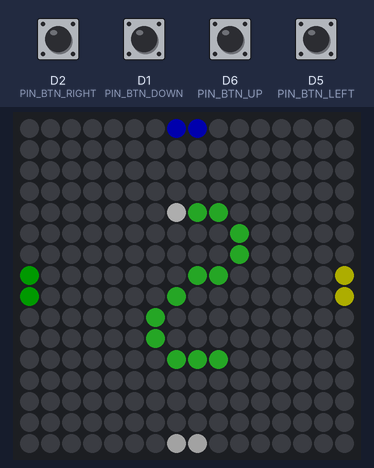
The sketch below on a simulated ESP8266 (NodeMCU). Shown: 16×16 RGB LED matrix (first LED top left, wired row by row). The test bench sets the inputs (shaded band); at power-on: D1 (PIN_BTN_DOWN), D2 (PIN_BTN_RIGHT), D5 (PIN_BTN_LEFT), D6 (PIN_BTN_UP) HIGH. Dim RGB values are drawn brighter than linear; random numbers use the default seed unless the sketch sets one; what the sketch prints to the serial monitor is not drawn.

Above: at 1.3 s.
1.4 s: D2 (PIN_BTN_RIGHT) pulled LOW for 0.15 s
At 1.79 s:
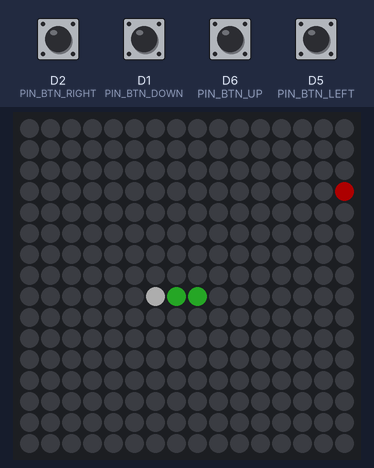
2.1 s: D1 (PIN_BTN_DOWN) pulled LOW for 0.15 s
At 2.76 s:
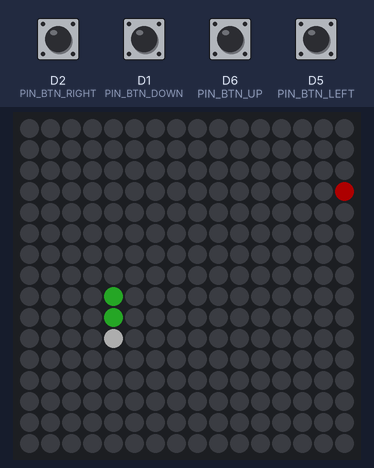
2.8 s: D5 (PIN_BTN_LEFT) pulled LOW for 0.15 s
At 3.26 s:
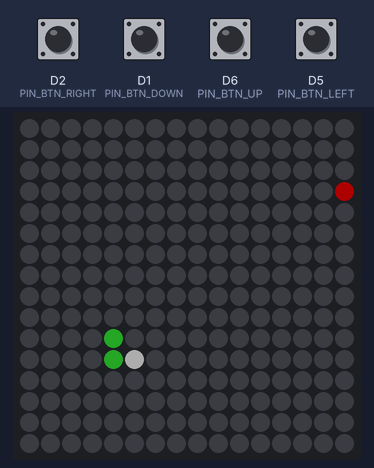
3.5 s: D6 (PIN_BTN_UP) pulled LOW for 0.15 s
At 4.01 s:
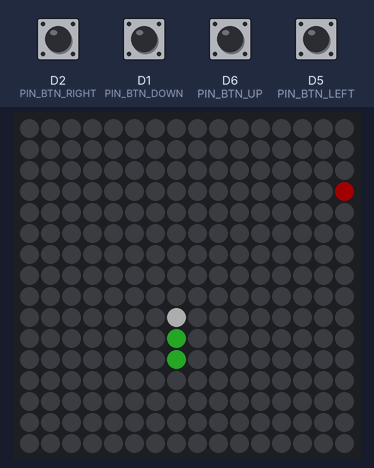
4.2 s: D2 (PIN_BTN_RIGHT) pulled LOW for 1 s
At 4.76 s:
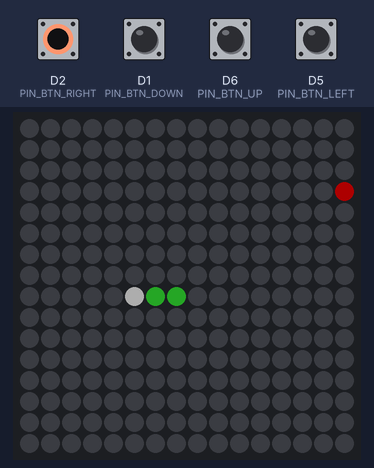
5.8 s: D1 (PIN_BTN_DOWN) pulled LOW for 1 s
At 6.28 s:
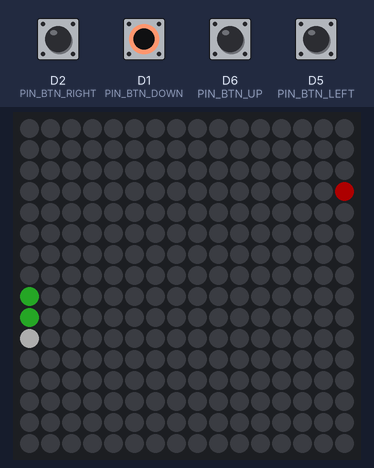
Timing chart, 0 to 8.8 s (numbered marks = the images above; inputs shaded):
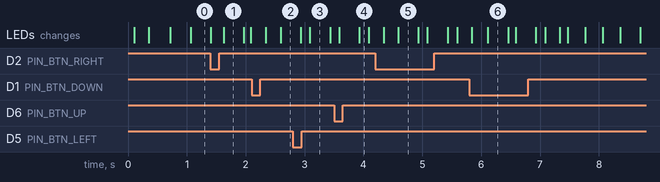

The sketch:

Snake.ino
```cpp
/*
 * ============================================================================
 * Projekt: openLUXbox (oLb)
 * Spiel:   4-Player Co-op Snake (Party Edition)
 * Board:   NodeMCU 1.0 (ESP-12E Module)
 * ============================================================================
 */

// ============================================================================
// 1. INCLUDES
// ============================================================================
#include <FastLED.h>

// ============================================================================
// 2. DEFINES & KONSTANTEN
// ============================================================================
// Hardware Pins
#define PIN_LED_DATA          D4   // GPIO 2
#define PIN_BTN_LEFT          D5   // GPIO 14 (Gelb - Links)
#define PIN_BTN_RIGHT         D2   // GPIO 4  (Grün - Rechts)
#define PIN_BTN_DOWN          D1   // GPIO 5  (Weiß - Unten)
#define PIN_BTN_UP            D6   // GPIO 12 (Blau - Oben)

// Matrix Parameter
#define MATRIX_WIDTH          16
#define MATRIX_HEIGHT         16
#define NUM_LEDS              256
#define BRIGHTNESS            50   // ca. 20% von 255

// Gameplay Parameter
#define INITIAL_SNAKE_LENGTH  3
#define MAX_SNAKE_LENGTH      256
#define INITIAL_SPEED_MS      220
#define MIN_SPEED_MS          80
#define SPEED_DECREMENT_MS    3
#define DEBOUNCE_DELAY_MS     30
#define GAMEOVER_DELAY_MS     1200

// ============================================================================
// 3. ENUMS & STRUCTS
// ============================================================================
enum GameState {
  STATE_TITLE,
  STATE_PLAYING,
  STATE_GAMEOVER,
  STATE_SCORE
};

enum Direction {
  DIR_NONE,
  DIR_UP,
  DIR_DOWN,
  DIR_LEFT,
  DIR_RIGHT
};

struct Point {
  int8_t x;
  int8_t y;
};

struct Button {
  uint8_t pin;
  uint8_t lastState;
  uint32_t lastDebounceTime;
};

// ============================================================================
// 4. FUNKTIONSPROTOTYPEN
// ============================================================================
uint16_t olb_xy(uint8_t x, uint8_t y);
void setPixel(int8_t x, int8_t y, CRGB color);
void handleInput();
void resetGame();
void spawnFood();
void updateGame();
void drawTitle();
void drawGame();
void drawGameOver();
void drawScore();
void drawDigit(uint8_t startX, uint8_t startY, uint8_t digit, CRGB color);

// ============================================================================
// 5. GLOBALE VARIABLEN
// ============================================================================
CRGB leds[NUM_LEDS];

// Spielzustand
GameState currentState = STATE_TITLE;
uint32_t stateTimer = 0;

// Buttons
Button btnUp    = { PIN_BTN_UP,    HIGH, 0 };
Button btnDown  = { PIN_BTN_DOWN,  HIGH, 0 };
Button btnLeft  = { PIN_BTN_LEFT,  HIGH, 0 };
Button btnRight = { PIN_BTN_RIGHT, HIGH, 0 };

bool btnUpPressed    = false;
bool btnDownPressed  = false;
bool btnLeftPressed  = false;
bool btnRightPressed = false;

// Schlange & Futter
Point snake[MAX_SNAKE_LENGTH];
uint16_t snakeLength = INITIAL_SNAKE_LENGTH;
Direction currentDir = DIR_RIGHT;
Direction nextDir    = DIR_RIGHT;
Point food           = { 0, 0 };

// Gameplay-Timer & Score
uint32_t lastStepTime = 0;
uint16_t currentSpeedMs = INITIAL_SPEED_MS;
uint16_t score = 0;

// 3x5 Bitmap-Schriftart für Ziffern 0–9
const uint8_t FONT_3X5[10][5] = {
  { 0b111, 0b101, 0b101, 0b101, 0b111 }, // 0
  { 0b010, 0b110, 0b010, 0b010, 0b111 }, // 1
  { 0b111, 0b001, 0b111, 0b100, 0b111 }, // 2
  { 0b111, 0b001, 0b111, 0b001, 0b111 }, // 3
  { 0b101, 0b101, 0b111, 0b001, 0b001 }, // 4
  { 0b111, 0b100, 0b111, 0b001, 0b111 }, // 5
  { 0b111, 0b100, 0b111, 0b101, 0b111 }, // 6
  { 0b111, 0b001, 0b010, 0b010, 0b010 }, // 7
  { 0b111, 0b101, 0b111, 0b101, 0b111 }, // 8
  { 0b111, 0b101, 0b111, 0b001, 0b111 }  // 9
};

// ============================================================================
// 6. SETUP
// ============================================================================
void setup() {
  Serial.begin(115200);
  delay(100);
  Serial.println(F("\n[openLUXbox] 4-Player Co-op Snake starting..."));

  // Pins initialisieren
  pinMode(btnUp.pin, INPUT_PULLUP);
  pinMode(btnDown.pin, INPUT_PULLUP);
  pinMode(btnLeft.pin, INPUT_PULLUP);
  pinMode(btnRight.pin, INPUT_PULLUP);

  // FastLED Setup
  FastLED.addLeds<WS2812B, PIN_LED_DATA, GRB>(leds, NUM_LEDS);
  FastLED.setBrightness(BRIGHTNESS);
  FastLED.clear();
  FastLED.show();

  // Echter Zufalls-Seed über unbeschalteten Analog-Pin A0
  randomSeed(analogRead(A0));

  currentState = STATE_TITLE;
}

// ============================================================================
// 7. LOOP
// ============================================================================
void loop() {
  handleInput();

  switch (currentState) {
    case STATE_TITLE:
      if (btnUpPressed || btnDownPressed || btnLeftPressed || btnRightPressed) {
        resetGame();
        currentState = STATE_PLAYING;
      }
      drawTitle();
      break;

    case STATE_PLAYING:
      updateGame();
      drawGame();
      break;

    case STATE_GAMEOVER:
      drawGameOver();
      if (millis() - stateTimer >= GAMEOVER_DELAY_MS) {
        currentState = STATE_SCORE;
      }
      break;

    case STATE_SCORE:
      if (btnUpPressed || btnDownPressed || btnLeftPressed || btnRightPressed) {
        currentState = STATE_TITLE;
      }
      drawScore();
      break;
  }

  FastLED.show();
}

// ============================================================================
// 8. HILFS- & HARDWARE-FUNKTIONEN
// ============================================================================

// Koordinaten-Mapping (Serpentinen-Layout gemäß TSD)
uint16_t olb_xy(uint8_t x, uint8_t y) {
  if (x >= MATRIX_WIDTH || y >= MATRIX_HEIGHT) return 0;
  if (y % 2 == 0) {
    return y * MATRIX_WIDTH + (15 - x); // Gerade Zeilen: rechts -> links
  } else {
    return y * MATRIX_WIDTH + x;        // Ungerade Zeilen: links -> rechts
  }
}

void setPixel(int8_t x, int8_t y, CRGB color) {
  if (x < 0 || x >= MATRIX_WIDTH || y < 0 || y >= MATRIX_HEIGHT) return;
  leds[olb_xy(x, y)] = color;
}

// Entprellte Tastenerkennung (Flanke HIGH -> LOW)
bool checkButton(Button &btn) {
  uint32_t now = millis();
  uint8_t reading = digitalRead(btn.pin);
  bool triggered = false;

  if (reading != btn.lastState) {
    if (reading == LOW && (now - btn.lastDebounceTime > DEBOUNCE_DELAY_MS)) {
      triggered = true;
      btn.lastDebounceTime = now;
    }
    btn.lastState = reading;
  }
  return triggered;
}

void handleInput() {
  btnUpPressed    = checkButton(btnUp);
  btnDownPressed  = checkButton(btnDown);
  btnLeftPressed  = checkButton(btnLeft);
  btnRightPressed = checkButton(btnRight);

  // Im Spiel: Richtungspufferung mit 180°-Sperre
  if (currentState == STATE_PLAYING) {
    if (btnUpPressed && currentDir != DIR_DOWN) {
      nextDir = DIR_UP;
    } else if (btnDownPressed && currentDir != DIR_UP) {
      nextDir = DIR_DOWN;
    } else if (btnLeftPressed && currentDir != DIR_RIGHT) {
      nextDir = DIR_LEFT;
    } else if (btnRightPressed && currentDir != DIR_LEFT) {
      nextDir = DIR_RIGHT;
    }
  }
}

// ============================================================================
// 9. SPIELLOGIK
// ============================================================================

void resetGame() {
  snakeLength = INITIAL_SNAKE_LENGTH;
  currentDir = DIR_RIGHT;
  nextDir = DIR_RIGHT;
  currentSpeedMs = INITIAL_SPEED_MS;
  score = 0;

  // Startposition Kopf: (8,8), Körper: (7,8), (6,8)
  snake[0] = { 8, 8 };
  snake[1] = { 7, 8 };
  snake[2] = { 6, 8 };

  spawnFood();
  lastStepTime = millis();
}

void spawnFood() {
  bool onSnake;
  do {
    onSnake = false;
    food.x = random(0, MATRIX_WIDTH);
    food.y = random(0, MATRIX_HEIGHT);

    for (uint16_t i = 0; i < snakeLength; i++) {
      if (snake[i].x == food.x && snake[i].y == food.y) {
        onSnake = true;
        break;
      }
    }
  } while (onSnake);
}

void updateGame() {
  uint32_t now = millis();
  if (now - lastStepTime < currentSpeedMs) {
    return;
  }
  lastStepTime = now;

  currentDir = nextDir;

  // Neuer Kopf anhand Richtung
  Point newHead = snake[0];
  switch (currentDir) {
    case DIR_UP:    newHead.y--; break;
    case DIR_DOWN:  newHead.y++; break;
    case DIR_LEFT:  newHead.x--; break;
    case DIR_RIGHT: newHead.x++; break;
    default: break;
  }

  // 1. Wand-Kollision
  if (newHead.x < 0 || newHead.x >= MATRIX_WIDTH || newHead.y < 0 || newHead.y >= MATRIX_HEIGHT) {
    currentState = STATE_GAMEOVER;
    stateTimer = millis();
    return;
  }

  // 2. Selbst-Kollision (gegen aktuellen Körper ohne Schwanzende)
  for (uint16_t i = 0; i < snakeLength - 1; i++) {
    if (snake[i].x == newHead.x && snake[i].y == newHead.y) {
      currentState = STATE_GAMEOVER;
      stateTimer = millis();
      return;
    }
  }

  // 3. Futter gefressen?
  bool ateFood = (newHead.x == food.x && newHead.y == food.y);

  if (ateFood) {
    score++;
    if (snakeLength < MAX_SNAKE_LENGTH) {
      snakeLength++;
    }
    // Geschwindigkeit steigern
    if (currentSpeedMs > MIN_SPEED_MS + SPEED_DECREMENT_MS) {
      currentSpeedMs -= SPEED_DECREMENT_MS;
    } else {
      currentSpeedMs = MIN_SPEED_MS;
    }
    spawnFood();
  }

  // Körper nachziehen
  for (int16_t i = snakeLength - 1; i > 0; i--) {
    snake[i] = snake[i - 1];
  }
  snake[0] = newHead;
}

// ============================================================================
// 10. RENDERING & GRAFIK
// ============================================================================

void drawTitle() {
  FastLED.clear();

  // Animiertes Snake-Icon ("S" in der Mitte)
  const Point logoS[] = {
    {8,4}, {7,4}, {6,4}, {5,5}, {5,6}, {6,7}, {7,7}, {8,8}, {9,9}, {9,10}, {8,11}, {7,11}, {6,11}
  };
  for (uint8_t i = 0; i < sizeof(logoS)/sizeof(logoS[0]); i++) {
    setPixel(logoS[i].x, logoS[i].y, CRGB::LimeGreen);
  }
  setPixel(8, 4, CRGB::White); // Kopf des Logo-S

  // Blinkende Richtungsanzeigen an den Kanten (Pulsieren / Takt)
  bool blinkState = (millis() / 350) % 2;
  if (blinkState) {
    // Oben: Blau (D6)
    setPixel(7, 0, CRGB::Blue);
    setPixel(8, 0, CRGB::Blue);

    // Unten: Weiß / Hellgrau (D1)
    setPixel(7, 15, CRGB(180, 180, 180));
    setPixel(8, 15, CRGB(180, 180, 180));

    // Links: Gelb (D5)
    setPixel(0, 7, CRGB::Yellow);
    setPixel(0, 8, CRGB::Yellow);

    // Rechts: Grün (D2)
    setPixel(15, 7, CRGB::Green);
    setPixel(15, 8, CRGB::Green);
  }
}

void drawGame() {
  FastLED.clear();

  // Futter (Apfel) - Leicht pulsierend
  uint8_t breath = beatsin8(120, 160, 255);
  setPixel(food.x, food.y, CRGB(breath, 0, 0));

  // Schlangenkörper (Grün)
  for (uint16_t i = 1; i < snakeLength; i++) {
    setPixel(snake[i].x, snake[i].y, CRGB::LimeGreen);
  }

  // Schlangenkopf (Weiß)
  setPixel(snake[0].x, snake[0].y, CRGB::White);
}

void drawGameOver() {
  // Rotes Blinken (2 Blitze)
  uint32_t elapsed = millis() - stateTimer;
  if ((elapsed < 300) || (elapsed >= 600 && elapsed < 900)) {
    fill_solid(leds, NUM_LEDS, CRGB(180, 0, 0));
  } else {
    FastLED.clear();
  }
}

void drawDigit(uint8_t startX, uint8_t startY, uint8_t digit, CRGB color) {
  if (digit > 9) return;
  for (uint8_t row = 0; row < 5; row++) {
    uint8_t bits = FONT_3X5[digit][row];
    for (uint8_t col = 0; col < 3; col++) {
      if (bits & (1 << (2 - col))) {
        setPixel(startX + col, startY + row, color);
      }
    }
  }
}

void drawScore() {
  FastLED.clear();

  uint16_t displayScore = score;
  if (displayScore > 99) displayScore = 99;

  uint8_t tens = displayScore / 10;
  uint8_t ones = displayScore % 10;

  // Score zentriert anzeigen: Zehner bei X=4, Y=5 | Einer bei X=9, Y=5
  drawDigit(4, 5, tens, CRGB::Cyan);
  drawDigit(9, 5, ones, CRGB::Cyan);
}
```
